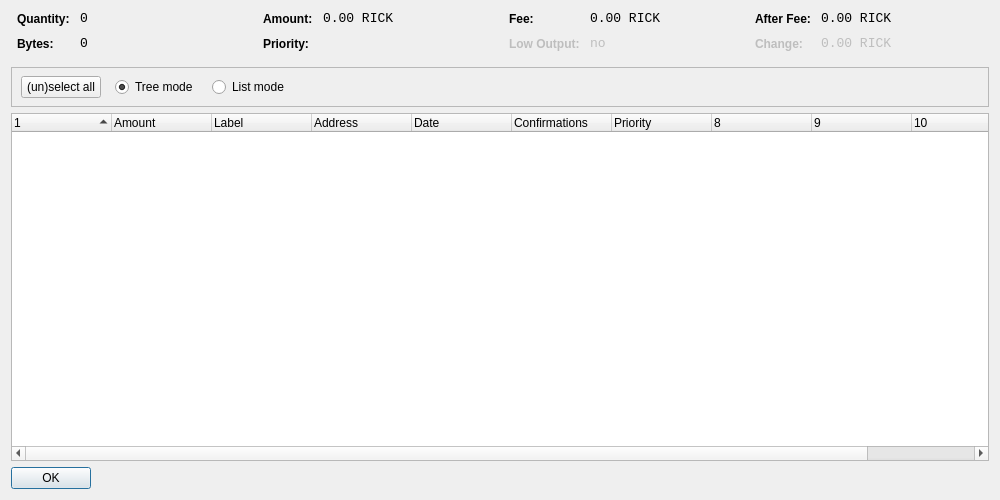
<?xml version="1.0" encoding="UTF-8"?>
<ui version="4.0">
 <class>CoinControlDialog</class>
 <widget class="QDialog" name="CoinControlDialog">
  <property name="geometry">
   <rect>
    <x>0</x>
    <y>0</y>
    <width>1000</width>
    <height>500</height>
   </rect>
  </property>
  <property name="windowTitle">
   <string>Coin Control</string>
  </property>
  <layout class="QVBoxLayout" name="verticalLayout">
   <item>
    <layout class="QHBoxLayout" name="horizontalLayoutTop" stretch="0,0,0,0">
     <property name="topMargin">
      <number>0</number>
     </property>
     <property name="bottomMargin">
      <number>10</number>
     </property>
     <item>
      <layout class="QFormLayout" name="formLayoutCoinControl1">
       <property name="horizontalSpacing">
        <number>10</number>
       </property>
       <property name="verticalSpacing">
        <number>10</number>
       </property>
       <property name="leftMargin">
        <number>6</number>
       </property>
       <property name="rightMargin">
        <number>6</number>
       </property>
       <item row="0" column="0">
        <widget class="QLabel" name="labelCoinControlQuantityText">
         <property name="styleSheet">
          <string notr="true">font-weight:bold;</string>
         </property>
         <property name="text">
          <string>Quantity:</string>
         </property>
        </widget>
       </item>
       <item row="0" column="1">
        <widget class="QLabel" name="labelCoinControlQuantity">
         <property name="font">
          <font>
           <family>Monospace</family>
           <pointsize>10</pointsize>
          </font>
         </property>
         <property name="cursor">
          <cursorShape>IBeamCursor</cursorShape>
         </property>
         <property name="contextMenuPolicy">
          <enum>Qt::ActionsContextMenu</enum>
         </property>
         <property name="text">
          <string notr="true">0</string>
         </property>
         <property name="textInteractionFlags">
          <set>Qt::LinksAccessibleByMouse|Qt::TextSelectableByKeyboard|Qt::TextSelectableByMouse</set>
         </property>
        </widget>
       </item>
       <item row="1" column="0">
        <widget class="QLabel" name="labelCoinControlBytesText">
         <property name="styleSheet">
          <string notr="true">font-weight:bold;</string>
         </property>
         <property name="text">
          <string>Bytes:</string>
         </property>
        </widget>
       </item>
       <item row="1" column="1">
        <widget class="QLabel" name="labelCoinControlBytes">
         <property name="font">
          <font>
           <family>Monospace</family>
           <pointsize>10</pointsize>
          </font>
         </property>
         <property name="cursor">
          <cursorShape>IBeamCursor</cursorShape>
         </property>
         <property name="contextMenuPolicy">
          <enum>Qt::ActionsContextMenu</enum>
         </property>
         <property name="text">
          <string notr="true">0</string>
         </property>
         <property name="textInteractionFlags">
          <set>Qt::LinksAccessibleByMouse|Qt::TextSelectableByKeyboard|Qt::TextSelectableByMouse</set>
         </property>
        </widget>
       </item>
      </layout>
     </item>
     <item>
      <layout class="QFormLayout" name="formLayoutCoinControl2">
       <property name="horizontalSpacing">
        <number>10</number>
       </property>
       <property name="verticalSpacing">
        <number>10</number>
       </property>
       <property name="leftMargin">
        <number>6</number>
       </property>
       <property name="rightMargin">
        <number>6</number>
       </property>
       <item row="0" column="0">
        <widget class="QLabel" name="labelCoinControlAmountText">
         <property name="styleSheet">
          <string notr="true">font-weight:bold;</string>
         </property>
         <property name="text">
          <string>Amount:</string>
         </property>
        </widget>
       </item>
       <item row="0" column="1">
        <widget class="QLabel" name="labelCoinControlAmount">
         <property name="font">
          <font>
           <family>Monospace</family>
           <pointsize>10</pointsize>
          </font>
         </property>
         <property name="cursor">
          <cursorShape>IBeamCursor</cursorShape>
         </property>
         <property name="contextMenuPolicy">
          <enum>Qt::ActionsContextMenu</enum>
         </property>
         <property name="text">
          <string notr="true">0.00 RICK</string>
         </property>
         <property name="textInteractionFlags">
          <set>Qt::LinksAccessibleByMouse|Qt::TextSelectableByKeyboard|Qt::TextSelectableByMouse</set>
         </property>
        </widget>
       </item>
       <item row="1" column="0">
        <widget class="QLabel" name="labelCoinControlPriorityText">
         <property name="styleSheet">
          <string notr="true">font-weight:bold;</string>
         </property>
         <property name="text">
          <string>Priority:</string>
         </property>
        </widget>
       </item>
       <item row="1" column="1">
        <widget class="QLabel" name="labelCoinControlPriority">
         <property name="font">
          <font>
           <family>Monospace</family>
           <pointsize>10</pointsize>
          </font>
         </property>
         <property name="cursor">
          <cursorShape>IBeamCursor</cursorShape>
         </property>
         <property name="contextMenuPolicy">
          <enum>Qt::ActionsContextMenu</enum>
         </property>
         <property name="text">
          <string/>
         </property>
         <property name="textInteractionFlags">
          <set>Qt::LinksAccessibleByMouse|Qt::TextSelectableByKeyboard|Qt::TextSelectableByMouse</set>
         </property>
        </widget>
       </item>
      </layout>
     </item>
     <item>
      <layout class="QFormLayout" name="formLayoutCoinControl3">
       <property name="horizontalSpacing">
        <number>10</number>
       </property>
       <property name="verticalSpacing">
        <number>10</number>
       </property>
       <property name="leftMargin">
        <number>6</number>
       </property>
       <property name="rightMargin">
        <number>6</number>
       </property>
       <item row="0" column="0">
        <widget class="QLabel" name="labelCoinControlFeeText">
         <property name="styleSheet">
          <string notr="true">font-weight:bold;</string>
         </property>
         <property name="text">
          <string>Fee:</string>
         </property>
        </widget>
       </item>
       <item row="0" column="1">
        <widget class="QLabel" name="labelCoinControlFee">
         <property name="font">
          <font>
           <family>Monospace</family>
           <pointsize>10</pointsize>
          </font>
         </property>
         <property name="cursor">
          <cursorShape>IBeamCursor</cursorShape>
         </property>
         <property name="contextMenuPolicy">
          <enum>Qt::ActionsContextMenu</enum>
         </property>
         <property name="text">
          <string notr="true">0.00 RICK</string>
         </property>
         <property name="textInteractionFlags">
          <set>Qt::LinksAccessibleByMouse|Qt::TextSelectableByKeyboard|Qt::TextSelectableByMouse</set>
         </property>
        </widget>
       </item>
       <item row="1" column="0">
        <widget class="QLabel" name="labelCoinControlLowOutputText">
         <property name="enabled">
          <bool>false</bool>
         </property>
         <property name="styleSheet">
          <string notr="true">font-weight:bold;</string>
         </property>
         <property name="text">
          <string>Low Output:</string>
         </property>
        </widget>
       </item>
       <item row="1" column="1">
        <widget class="QLabel" name="labelCoinControlLowOutput">
         <property name="enabled">
          <bool>false</bool>
         </property>
         <property name="font">
          <font>
           <family>Monospace</family>
           <pointsize>10</pointsize>
          </font>
         </property>
         <property name="cursor">
          <cursorShape>IBeamCursor</cursorShape>
         </property>
         <property name="contextMenuPolicy">
          <enum>Qt::ActionsContextMenu</enum>
         </property>
         <property name="text">
          <string notr="true">no</string>
         </property>
         <property name="textInteractionFlags">
          <set>Qt::LinksAccessibleByMouse|Qt::TextSelectableByKeyboard|Qt::TextSelectableByMouse</set>
         </property>
        </widget>
       </item>
      </layout>
     </item>
     <item>
      <layout class="QFormLayout" name="formLayoutCoinControl4">
       <property name="horizontalSpacing">
        <number>10</number>
       </property>
       <property name="verticalSpacing">
        <number>10</number>
       </property>
       <property name="leftMargin">
        <number>6</number>
       </property>
       <property name="rightMargin">
        <number>6</number>
       </property>
       <item row="0" column="0">
        <widget class="QLabel" name="labelCoinControlAfterFeeText">
         <property name="styleSheet">
          <string notr="true">font-weight:bold;</string>
         </property>
         <property name="text">
          <string>After Fee:</string>
         </property>
        </widget>
       </item>
       <item row="0" column="1">
        <widget class="QLabel" name="labelCoinControlAfterFee">
         <property name="font">
          <font>
           <family>Monospace</family>
           <pointsize>10</pointsize>
          </font>
         </property>
         <property name="cursor">
          <cursorShape>IBeamCursor</cursorShape>
         </property>
         <property name="contextMenuPolicy">
          <enum>Qt::ActionsContextMenu</enum>
         </property>
         <property name="text">
          <string notr="true">0.00 RICK</string>
         </property>
         <property name="textInteractionFlags">
          <set>Qt::LinksAccessibleByMouse|Qt::TextSelectableByKeyboard|Qt::TextSelectableByMouse</set>
         </property>
        </widget>
       </item>
       <item row="1" column="0">
        <widget class="QLabel" name="labelCoinControlChangeText">
         <property name="enabled">
          <bool>false</bool>
         </property>
         <property name="styleSheet">
          <string notr="true">font-weight:bold;</string>
         </property>
         <property name="text">
          <string>Change:</string>
         </property>
        </widget>
       </item>
       <item row="1" column="1">
        <widget class="QLabel" name="labelCoinControlChange">
         <property name="enabled">
          <bool>false</bool>
         </property>
         <property name="font">
          <font>
           <family>Monospace</family>
           <pointsize>10</pointsize>
          </font>
         </property>
         <property name="cursor">
          <cursorShape>IBeamCursor</cursorShape>
         </property>
         <property name="contextMenuPolicy">
          <enum>Qt::ActionsContextMenu</enum>
         </property>
         <property name="text">
          <string notr="true">0.00 RICK</string>
         </property>
         <property name="textInteractionFlags">
          <set>Qt::LinksAccessibleByMouse|Qt::TextSelectableByKeyboard|Qt::TextSelectableByMouse</set>
         </property>
        </widget>
       </item>
      </layout>
     </item>
    </layout>
   </item>
   <item>
    <widget class="QFrame" name="frame">
     <property name="minimumSize">
      <size>
       <width>0</width>
       <height>40</height>
      </size>
     </property>
     <property name="frameShape">
      <enum>QFrame::StyledPanel</enum>
     </property>
     <property name="frameShadow">
      <enum>QFrame::Sunken</enum>
     </property>
     <widget class="QWidget" name="horizontalLayoutWidget">
      <property name="geometry">
       <rect>
        <x>10</x>
        <y>0</y>
        <width>781</width>
        <height>41</height>
       </rect>
      </property>
      <layout class="QHBoxLayout" name="horizontalLayoutPanel" stretch="0,0,0,0,0">
       <property name="spacing">
        <number>14</number>
       </property>
       <item>
        <widget class="QPushButton" name="pushButtonSelectAll">
         <property name="sizePolicy">
          <sizepolicy hsizetype="Maximum" vsizetype="Fixed">
           <horstretch>0</horstretch>
           <verstretch>0</verstretch>
          </sizepolicy>
         </property>
         <property name="text">
          <string>(un)select all</string>
         </property>
        </widget>
       </item>
       <item>
        <widget class="QRadioButton" name="radioTreeMode">
         <property name="sizePolicy">
          <sizepolicy hsizetype="Maximum" vsizetype="Fixed">
           <horstretch>0</horstretch>
           <verstretch>0</verstretch>
          </sizepolicy>
         </property>
         <property name="text">
          <string>Tree mode</string>
         </property>
         <property name="checked">
          <bool>true</bool>
         </property>
        </widget>
       </item>
       <item>
        <widget class="QRadioButton" name="radioListMode">
         <property name="sizePolicy">
          <sizepolicy hsizetype="Maximum" vsizetype="Fixed">
           <horstretch>0</horstretch>
           <verstretch>0</verstretch>
          </sizepolicy>
         </property>
         <property name="text">
          <string>List mode</string>
         </property>
        </widget>
       </item>
       <item>
        <spacer name="horizontalSpacer">
         <property name="orientation">
          <enum>Qt::Horizontal</enum>
         </property>
         <property name="sizeHint" stdset="0">
          <size>
           <width>40</width>
           <height>20</height>
          </size>
         </property>
        </spacer>
       </item>
      </layout>
     </widget>
    </widget>
   </item>
   <item>
    <widget class="CoinControlTreeWidget" name="treeWidget">
     <property name="contextMenuPolicy">
      <enum>Qt::CustomContextMenu</enum>
     </property>
     <property name="sortingEnabled">
      <bool>false</bool>
     </property>
     <property name="columnCount">
      <number>11</number>
     </property>
     <attribute name="headerShowSortIndicator" stdset="0">
      <bool>true</bool>
     </attribute>
     <attribute name="headerStretchLastSection">
      <bool>false</bool>
     </attribute>
     <column>
      <property name="text">
       <string/>
      </property>
     </column>
     <column>
      <property name="text">
       <string>Amount</string>
      </property>
     </column>
     <column>
      <property name="text">
       <string>Label</string>
      </property>
     </column>
     <column>
      <property name="text">
       <string>Address</string>
      </property>
     </column>
     <column>
      <property name="text">
       <string>Date</string>
      </property>
     </column>
     <column>
      <property name="text">
       <string>Confirmations</string>
      </property>
      <property name="toolTip">
       <string>Confirmed</string>
      </property>
     </column>
     <column>
      <property name="text">
       <string>Priority</string>
      </property>
     </column>
     <column>
      <property name="text">
       <string/>
      </property>
     </column>
     <column>
      <property name="text">
       <string/>
      </property>
     </column>
     <column>
      <property name="text">
       <string/>
      </property>
     </column>
     <column>
      <property name="text">
       <string/>
      </property>
     </column>
    </widget>
   </item>
   <item>
    <widget class="QDialogButtonBox" name="buttonBox">
     <property name="sizePolicy">
      <sizepolicy hsizetype="Maximum" vsizetype="Fixed">
       <horstretch>0</horstretch>
       <verstretch>0</verstretch>
      </sizepolicy>
     </property>
     <property name="orientation">
      <enum>Qt::Horizontal</enum>
     </property>
     <property name="standardButtons">
      <set>QDialogButtonBox::Ok</set>
     </property>
    </widget>
   </item>
  </layout>
 </widget>
 <customwidgets>
  <customwidget>
   <class>CoinControlTreeWidget</class>
   <extends>QTreeWidget</extends>
   <header>coincontroltreewidget.h</header>
  </customwidget>
 </customwidgets>
 <resources/>
 <connections/>
</ui>
